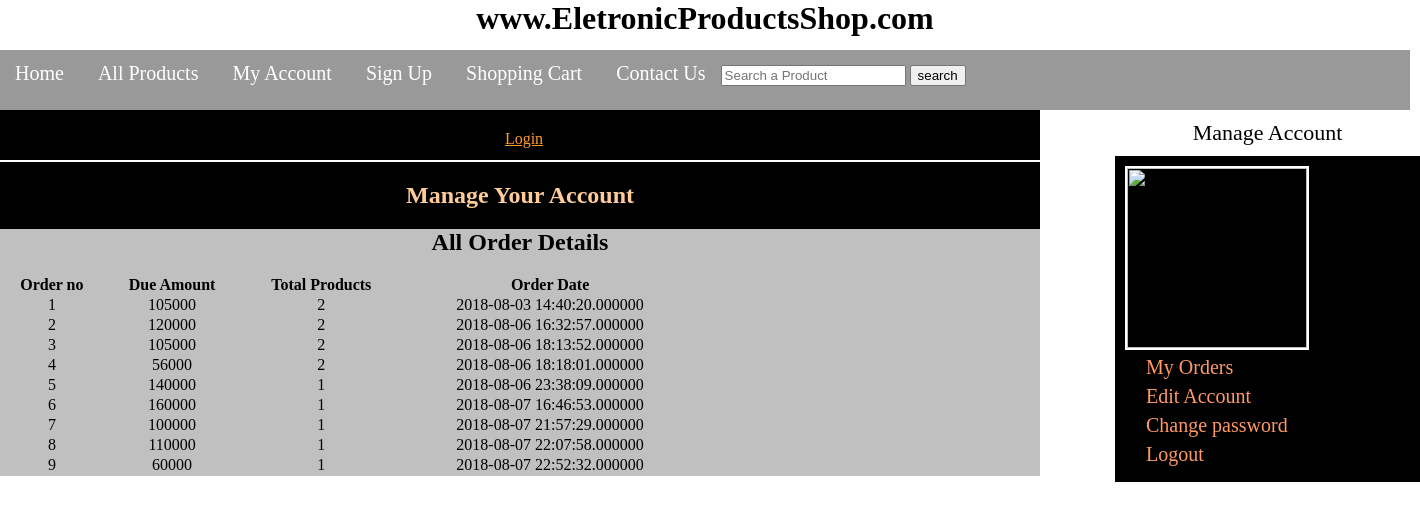
Screenshot of /customer/my_account.php?my_orders with the database file from the repository.
### tables this page shows
CREATE TABLE `customer_orders` (
  `order_id` int(10) NOT NULL,
  `customer_email` varchar(100) NOT NULL,
  `customer_id` int(10) NOT NULL,
  `due_amount` int(100) NOT NULL,
  `invoice_no` int(100) NOT NULL,
  `total_products` int(100) NOT NULL,
  `order_date` timestamp(6) NOT NULL DEFAULT CURRENT_TIMESTAMP(6) ON UPDATE CURRENT_TIMESTAMP(6),
  `order_status` text NOT NULL
);

### customer/my_orders.php (the view, shortened to what this page needs)
<?php
include("includes/db.php");
 $c=$_SESSION['customer_email'];
    $get_c="select * from customers where customer_email='$c'";
    $run_c=mysqli_query($db,$get_c);
   $row_c=mysqli_fetch_array($run_c);
$customer_id=$row_c['customer_id'];
 ?>
 <h2 align="center" >All Order Details</h2><br>
 <table width="700" align="center">
 	<tr>
 	<th>Order no</th>
 	<th>Due Amount</th>
 	<th>Total Products</th>
 	<th>Order Date</th>
 	</tr>
 	<?php
 	$get_orders="select * from customer_orders where customer_id='$customer_id'" ;
 	$run_orders=mysqli_query($con,$get_orders);
 	$i=0;
 	while($row_orders=mysqli_fetch_array($run_orders)){
 		$due_amount=$row_orders['due_amount'];
 		$products=$row_orders['total_products'];
 		$date=$row_orders['order_date'];
 		$i++;
 		echo "
 		<tr align='center'>
 		<td>$i</td>
 		<td>$due_amount</td>
 		<td>$products</td>
 		<td>$date</td>
 		</tr>
 		";
 	}
 	 ?>
 </table>

### customer/styles/style.css (style rules this page uses)
html, body, div, span, applet, object, iframe, h1, h2, h3, h4, h5, h6, p, blockquote, pre, a, abbr, acronym, address, big, cite, code, del, dfn, em, img, ins, kbd, q, s, samp, small, strike, strong, sub, sup, tt, var, b, u, i, center, dl, dt, dd, ol, ul, li, fieldset, form, label, legend, table, caption, tbody, tfoot, thead, tr, th, td, article, aside, canvas, details, embed, figure, figcaption, footer, header, hgroup, menu, nav, output, ruby, section, summary, time, mark, audio, video { margin: 0; padding: 0; border: 0; vertical-align: baseline; }
body { background:white; }

### rows the page displays
customer_orders: due_amount "105000", total_products "2", order_date "2018-08-03 14:40:20.000000"
customer_orders: due_amount "120000", total_products "2", order_date "2018-08-06 16:32:57.000000"
customer_orders: due_amount "105000", total_products "2", order_date "2018-08-06 18:13:52.000000"
customer_orders: due_amount "56000", total_products "2", order_date "2018-08-06 18:18:01.000000"
customer_orders: due_amount "140000", total_products "1", order_date "2018-08-06 23:38:09.000000"
customer_orders: due_amount "160000", total_products "1", order_date "2018-08-07 16:46:53.000000"
customer_orders: due_amount "100000", total_products "1", order_date "2018-08-07 21:57:29.000000"
customer_orders: due_amount "110000", total_products "1", order_date "2018-08-07 22:07:58.000000"
customer_orders: due_amount "60000", total_products "1", order_date "2018-08-07 22:52:32.000000"
